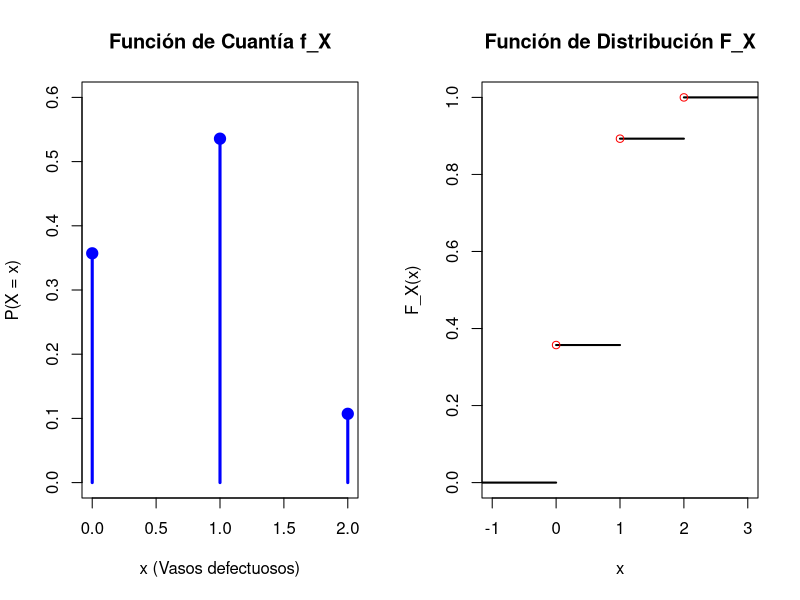

Generate this figure with R: (Note: this script raises an error after producing the figure.)
# Parámetros del problema
N_defectuosos <- 3  # m
N_buenos <- 5       # n
n_comprados <- 2    # k

# 1. Función de cuantía f_X (P(X = x))
x_vals <- 0:2
f_X <- dhyper(x_vals, m = N_defectuosos, n = N_buenos, k = n_comprados)

# Mostrar la función de cuantía en una tabla
tabla_cuantia <- data.frame(
  x = x_vals,
  Probabilidad = f_X,
  Prob_Fraccion = c("10/28", "15/28", "3/28")
)
print("1. Función de cuantía f_X:")
print(tabla_cuantia)

# 2. Probabilidad de que todos los vasos comprados sean defectuosos (P(X = 2))
p_todos_defectuosos <- dhyper(2, m = N_defectuosos, n = N_buenos, k = n_comprados)
cat("\n2. Probabilidad de que ambos vasos sean defectuosos P(X = 2):", p_todos_defectuosos, "\n")

# 3. Función de distribución F_X (P(X <= x))
F_X <- phyper(x_vals, m = N_defectuosos, n = N_buenos, k = n_comprados)
tabla_distribucion <- data.frame(
  x = x_vals,
  F_X = F_X
)
print("\n3. Función de distribución F_X:")
print(tabla_distribucion)

# Gráficos
par(mfrow = c(1, 2)) # Dividir la ventana gráfica en 2

# Gráfico de la función de cuantía
plot(x_vals, f_X, type = "h", lwd = 3, col = "blue",
     main = "Función de Cuantía f_X",
     xlab = "x (Vasos defectuosos)", ylab = "P(X = x)",
     ylim = c(0, 0.6))
points(x_vals, f_X, pch = 19, col = "blue", cex = 1.5)

# Gráfico de la función de distribución escalonada
# Usamos stepfun para graficar correctamente la función de distribución acumulada
F_step <- stepfun(x_vals, c(0, F_X))
plot(F_step, verticals = FALSE, col.points = "red", lwd = 2,
     main = "Función de Distribución F_X",
     xlab = "x", ylab = "F_X(x)")

# #Ejercicio 2

# Probabilidades de ventas diarias para un día (Y)
p_diaria <- c(0.7, 0.2, 0.1)  # Para 0, 1 y 2 ventas respectivamente
valores_diarios <- 0:2

# 1. Hallar la función de cuantía f_X para dos días independientes (convolución)
f_X <- convolve(p_diaria, rev(p_diaria), type = "full")
x_vals <- 0:4

# Mostrar la función de cuantía en una tabla
tabla_cuantia <- data.frame(
  x = x_vals,
  Probabilidad = f_X
)
print("1. Función de cuantía f_X (Ventas en dos días):")
print(tabla_cuantia)

# 2. Calcular la probabilidad de que se formalice por lo menos una venta P(X >= 1)
# Esto es equivalente a 1 - P(X = 0)
p_al_menos_una <- 1 - f_X[1]
cat("\n2. Probabilidad de al menos una venta P(X >= 1):", p_al_menos_una, "\n")

# 3. Función de distribución F_X (P(X <= x))
F_X <- cumsum(f_X)
tabla_distribucion <- data.frame(
  x = x_vals,
  F_X = F_X
)
print("\n3. Función de distribución F_X:")
print(tabla_distribucion)

# Gráficos
par(mfrow = c(1, 2)) # Dividir la ventana gráfica en 2

# Gráfico de la función de cuantía
plot(x_vals, f_X, type = "h", lwd = 3, col = "darkgreen",
     main = "Función de Cuantía f_X",
     xlab = "x (Ventas en 2 días)", ylab = "P(X = x)",
     ylim = c(0, 0.6))
points(x_vals, f_X, pch = 19, col = "darkgreen", cex = 1.5)

# Gráfico de la función de distribución acumulada
F_step <- stepfun(x_vals, c(0, F_X))
plot(F_step, verticals = FALSE, col.points = "darkorange", lwd = 2,
     main = "Función de Distribución F_X",
     xlab = "x", ylab = "F_X(x)")
